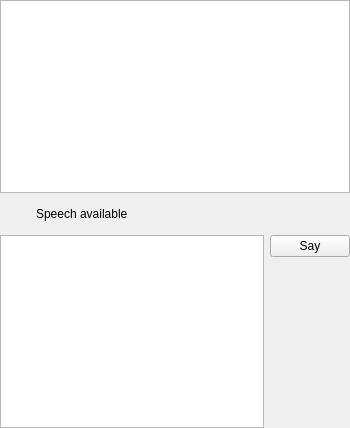
<?xml version="1.0" encoding="UTF-8"?>
<ui version="4.0">
 <class>SpeechControlWidget</class>
 <widget class="QWidget" name="SpeechControlWidget">
  <property name="geometry">
   <rect>
    <x>0</x>
    <y>0</y>
    <width>350</width>
    <height>428</height>
   </rect>
  </property>
  <property name="sizePolicy">
   <sizepolicy hsizetype="Minimum" vsizetype="Minimum">
    <horstretch>0</horstretch>
    <verstretch>0</verstretch>
   </sizepolicy>
  </property>
  <property name="windowTitle">
   <string>Speech control</string>
  </property>
  <layout class="QGridLayout" name="gridLayout">
   <property name="leftMargin">
    <number>0</number>
   </property>
   <property name="topMargin">
    <number>0</number>
   </property>
   <property name="rightMargin">
    <number>0</number>
   </property>
   <property name="bottomMargin">
    <number>0</number>
   </property>
   <item row="2" column="0" colspan="2">
    <layout class="QHBoxLayout" name="horizontalLayout">
     <item>
      <widget class="LightWidget" name="widgetVoiceEnabledStatus" native="true">
       <property name="sizePolicy">
        <sizepolicy hsizetype="Minimum" vsizetype="Minimum">
         <horstretch>0</horstretch>
         <verstretch>0</verstretch>
        </sizepolicy>
       </property>
       <property name="minimumSize">
        <size>
         <width>30</width>
         <height>30</height>
        </size>
       </property>
      </widget>
     </item>
     <item>
      <widget class="QLabel" name="label">
       <property name="sizePolicy">
        <sizepolicy hsizetype="Expanding" vsizetype="Minimum">
         <horstretch>0</horstretch>
         <verstretch>0</verstretch>
        </sizepolicy>
       </property>
       <property name="text">
        <string>Speech available</string>
       </property>
      </widget>
     </item>
    </layout>
   </item>
   <item row="1" column="0" colspan="2">
    <widget class="LogWidget" name="logScrollHistory">
     <property name="sizePolicy">
      <sizepolicy hsizetype="Minimum" vsizetype="Expanding">
       <horstretch>0</horstretch>
       <verstretch>0</verstretch>
      </sizepolicy>
     </property>
    </widget>
   </item>
   <item row="3" column="1">
    <layout class="QVBoxLayout" name="verticalLayout">
     <item>
      <widget class="QPushButton" name="pushButtonSay">
       <property name="sizePolicy">
        <sizepolicy hsizetype="Minimum" vsizetype="Minimum">
         <horstretch>0</horstretch>
         <verstretch>0</verstretch>
        </sizepolicy>
       </property>
       <property name="text">
        <string>Say</string>
       </property>
      </widget>
     </item>
     <item>
      <spacer name="verticalSpacer">
       <property name="orientation">
        <enum>Qt::Orientation::Vertical</enum>
       </property>
       <property name="sizeHint" stdset="0">
        <size>
         <width>20</width>
         <height>40</height>
        </size>
       </property>
      </spacer>
     </item>
    </layout>
   </item>
   <item row="3" column="0">
    <widget class="QPlainTextEdit" name="plainTextEditSpeechText">
     <property name="sizePolicy">
      <sizepolicy hsizetype="Expanding" vsizetype="Minimum">
       <horstretch>0</horstretch>
       <verstretch>0</verstretch>
      </sizepolicy>
     </property>
    </widget>
   </item>
  </layout>
 </widget>
 <customwidgets>
  <customwidget>
   <class>LogWidget</class>
   <extends>QPlainTextEdit</extends>
   <header location="global">log/LogWidget.hpp</header>
  </customwidget>
  <customwidget>
   <class>LightWidget</class>
   <extends>QWidget</extends>
   <header location="global">components/LightWidget.hpp</header>
   <container>1</container>
  </customwidget>
 </customwidgets>
 <resources/>
 <connections/>
</ui>
